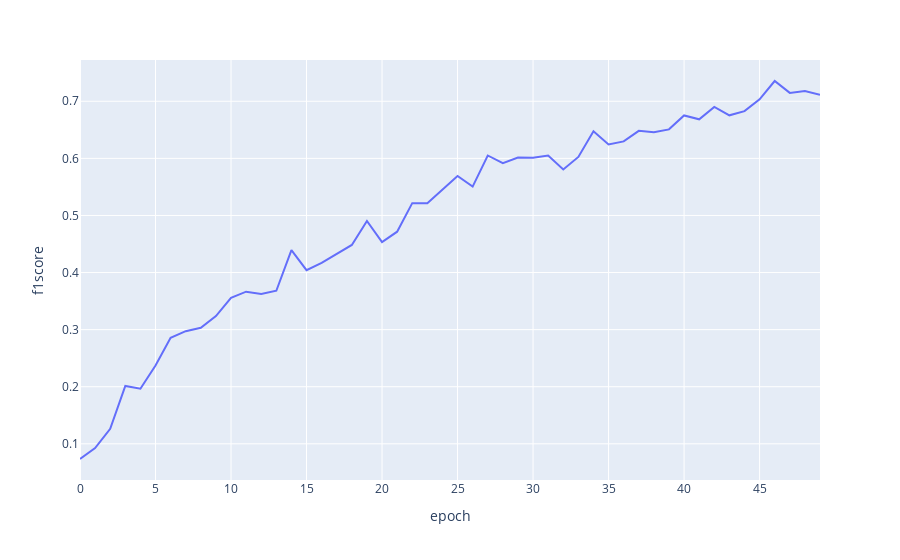

Source (notebook cell):
### Code cell
fig = px.line(df_metrics, x="epoch", y="f1score")
fig.show()

### Figure 1 — Plotly figure (JSON) as saved in the notebook; plotly's stock layout.template omitted (floating-point values rounded to 4 significant figures)
{"data": [{"hovertemplate": "epoch=%{x}<br>f1score=%{y}<extra></extra>", "legendgroup": "", "line": {"color": "#636efa", "dash": "solid"}, "marker": {"symbol": "circle"}, "mode": "lines", "name": "", "orientation": "v", "showlegend": false, "type": "scatter", "x": [0, 1, 2, 3, 4, 5, 6, 7, 8, 9, 10, 11, 12, 13, 14, 15, 16, 17, 18, 19, 20, 21, 22, 23, 24, 25, 26, 27, 28, 29, 30, 31, 32, 33, 34, 35, 36, 37, 38, 39, 40, 41, 42, 43, 44, 45, 46, 47, 48, 49], "xaxis": "x", "y": [0.0734, 0.09268, 0.1262, 0.2014, 0.1965, 0.2373, 0.2856, 0.2974, 0.3031, 0.3238, 0.3557, 0.3665, 0.3625, 0.3681, 0.4392, 0.4041, 0.4171, 0.4327, 0.4484, 0.4904, 0.4535, 0.4716, 0.5216, 0.5215, 0.5453, 0.5692, 0.5506, 0.6051, 0.5916, 0.6015, 0.601, 0.605, 0.5806, 0.6025, 0.6475, 0.6243, 0.6297, 0.6482, 0.6456, 0.6508, 0.6752, 0.6684, 0.6901, 0.6754, 0.6828, 0.7034, 0.7355, 0.7147, 0.7181, 0.7114], "yaxis": "y"}], "layout": {"legend": {"tracegroupgap": 0}, "margin": {"t": 60}, "xaxis": {"anchor": "y", "domain": [0, 1], "title": {"text": "epoch"}}, "yaxis": {"anchor": "x", "domain": [0, 1], "title": {"text": "f1score"}}}}
